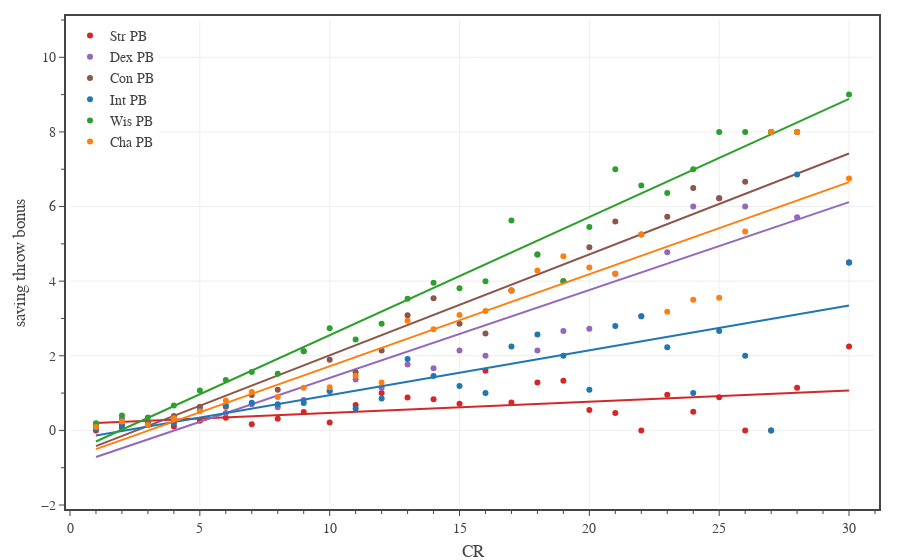

Notebook source saved alongside this figure:
### Code cell
# Saving throw proficiency bonus
columns = ['Str PB','Dex PB','Con PB','Int PB','Wis PB','Cha PB']
colors = ['#d62728','#9467bd','#8c564b','#1f77b4','#2ca02c','#ff7f0e']

df1 = df0[df0['Category'].isin(['generic','legendary','unique']) & df0['CR'].between(1, 30)]

# create figure
fig = go.Figure(
    layout=go.Layout(
        template=TFB_TEMPLATE,
        margin=dict(l=70, r=25, b=55, t=20, pad=4),
        xaxis=dict(
            title_text='CR',
            range=[0,31],
            tick0=0, dtick=5,
            minor=dict(tick0=0, dtick=1),
        ),
        yaxis=dict(
            title_text='saving throw bonus',
            range=[-2,11],
            tick0=0, dtick=2,
            minor=dict(tick0=0, dtick=1),
        ),
        legend=dict(
            xanchor='left', yanchor='top',
            x=0.00, y=1.00,
            orientation='v',
            tracegroupgap=0,
        )
    )
)

for column, color in zip(columns, colors):
    plot_mean_fit(fig, df1, 'CR', column, column, color)

# show figure
fig.show(config=TFB_CONFIG, width=600, height=450)
fig.update_layout(autosize=True)

# save figures
if SAVEFIGS:
    save_fig_html(fig, format='large', name='fig-saving-throw-proficiency-bonus-vs-cr-large')
    save_fig_html(fig, format='small', name='fig-saving-throw-proficiency-bonus-vs-cr-small')

### Figure 1 — Plotly figure (JSON) as saved in the notebook; plotly's stock layout.template omitted (floating-point values rounded to 4 significant figures)
{"data": [{"hovertemplate": "<b>Str PB</b><br>CR %{x:,.0f}<br>Mean %{y:,.1f}<br><extra></extra>", "legendgroup": "Str PB", "line": {"color": "#d62728"}, "mode": "markers", "name": "Str PB", "type": "scatter", "x": [1, 2, 3, 4, 5, 6, 7, 8, 9, 10, 11, 12, 13, 14, 15, 16, 17, 18, 19, 20, 21, 22, 23, 24, 25, 26, 27, 28, 30], "y": [0, 0.05747, 0.1439, 0.101, 0.2558, 0.338, 0.1644, 0.3117, 0.4898, 0.2105, 0.6829, 1, 0.8824, 0.8333, 0.7143, 1.6, 0.75, 1.286, 1.333, 0.5455, 0.4667, 0, 0.9545, 0.5, 0.8889, 0, 0, 1.143, 2.25]}, {"hoverinfo": "skip", "legendgroup": "Str PB", "line": {"color": "#d62728"}, "mode": "lines", "name": "Str PB", "showlegend": false, "type": "scatter", "x": [1, 2, 3, 4, 5, 6, 7, 8, 9, 10, 11, 12, 13, 14, 15, 16, 17, 18, 19, 20, 21, 22, 23, 24, 25, 26, 27, 28, 30], "y": [0.1959, 0.2259, 0.256, 0.286, 0.316, 0.346, 0.3761, 0.4061, 0.4361, 0.4662, 0.4962, 0.5262, 0.5562, 0.5863, 0.6163, 0.6463, 0.6764, 0.7064, 0.7364, 0.7665, 0.7965, 0.8265, 0.8565, 0.8866, 0.9166, 0.9466, 0.9767, 1.007, 1.067]}, {"hovertemplate": "<b>Dex PB</b><br>CR %{x:,.0f}<br>Mean %{y:,.1f}<br><extra></extra>", "legendgroup": "Dex PB", "line": {"color": "#9467bd"}, "mode": "markers", "name": "Dex PB", "type": "scatter", "x": [1, 2, 3, 4, 5, 6, 7, 8, 9, 10, 11, 12, 13, 14, 15, 16, 17, 18, 19, 20, 21, 22, 23, 24, 25, 26, 27, 28, 30], "y": [0.1754, 0.3218, 0.2302, 0.303, 0.6279, 0.4648, 0.6986, 0.6234, 0.8163, 1.053, 1.366, 1.143, 1.765, 1.667, 2.143, 2, 3.75, 2.143, 2.667, 2.727, 4.2, 3.062, 4.773, 6, 6.222, 6, 8, 5.714, 4.5]}, {"hoverinfo": "skip", "legendgroup": "Dex PB", "line": {"color": "#9467bd"}, "mode": "lines", "name": "Dex PB", "showlegend": false, "type": "scatter", "x": [1, 2, 3, 4, 5, 6, 7, 8, 9, 10, 11, 12, 13, 14, 15, 16, 17, 18, 19, 20, 21, 22, 23, 24, 25, 26, 27, 28, 30], "y": [-0.7148, -0.4792, -0.2436, -0.008016, 0.2276, 0.4632, 0.6987, 0.9343, 1.17, 1.406, 1.641, 1.877, 2.112, 2.348, 2.583, 2.819, 3.055, 3.29, 3.526, 3.761, 3.997, 4.233, 4.468, 4.704, 4.939, 5.175, 5.411, 5.646, 6.117]}, {"hovertemplate": "<b>Con PB</b><br>CR %{x:,.0f}<br>Mean %{y:,.1f}<br><extra></extra>", "legendgroup": "Con PB", "line": {"color": "#8c564b"}, "mode": "markers", "name": "Con PB", "type": "scatter", "x": [1, 2, 3, 4, 5, 6, 7, 8, 9, 10, 11, 12, 13, 14, 15, 16, 17, 18, 19, 20, 21, 22, 23, 24, 25, 26, 27, 28, 30], "y": [0.1053, 0.1609, 0.2158, 0.3838, 0.6279, 0.6338, 0.9452, 1.091, 2.122, 1.895, 1.561, 2.143, 3.088, 3.542, 2.857, 2.6, 3.75, 4.714, 4, 4.909, 5.6, 5.25, 5.727, 6.5, 6.222, 6.667, 8, 8, 4.5]}, {"hoverinfo": "skip", "legendgroup": "Con PB", "line": {"color": "#8c564b"}, "mode": "lines", "name": "Con PB", "showlegend": false, "type": "scatter", "x": [1, 2, 3, 4, 5, 6, 7, 8, 9, 10, 11, 12, 13, 14, 15, 16, 17, 18, 19, 20, 21, 22, 23, 24, 25, 26, 27, 28, 30], "y": [-0.4237, -0.1532, 0.1173, 0.3878, 0.6583, 0.9288, 1.199, 1.47, 1.74, 2.011, 2.281, 2.552, 2.822, 3.093, 3.363, 3.634, 3.905, 4.175, 4.446, 4.716, 4.987, 5.257, 5.528, 5.798, 6.069, 6.339, 6.61, 6.88, 7.421]}, {"hovertemplate": "<b>Int PB</b><br>CR %{x:,.0f}<br>Mean %{y:,.1f}<br><extra></extra>", "legendgroup": "Int PB", "line": {"color": "#1f77b4"}, "mode": "markers", "name": "Int PB", "type": "scatter", "x": [1, 2, 3, 4, 5, 6, 7, 8, 9, 10, 11, 12, 13, 14, 15, 16, 17, 18, 19, 20, 21, 22, 23, 24, 25, 26, 27, 28, 30], "y": [0.05263, 0.1149, 0.1439, 0.1818, 0.5349, 0.6761, 0.7397, 0.7013, 0.7347, 1.053, 0.5854, 0.8571, 1.912, 1.458, 1.19, 1, 2.25, 2.571, 2, 1.091, 2.8, 3.062, 2.227, 1, 2.667, 2, 0, 6.857, 4.5]}, {"hoverinfo": "skip", "legendgroup": "Int PB", "line": {"color": "#1f77b4"}, "mode": "lines", "name": "Int PB", "showlegend": false, "type": "scatter", "x": [1, 2, 3, 4, 5, 6, 7, 8, 9, 10, 11, 12, 13, 14, 15, 16, 17, 18, 19, 20, 21, 22, 23, 24, 25, 26, 27, 28, 30], "y": [-0.1359, -0.01579, 0.1044, 0.2245, 0.3447, 0.4648, 0.585, 0.7052, 0.8253, 0.9455, 1.066, 1.186, 1.306, 1.426, 1.546, 1.666, 1.787, 1.907, 2.027, 2.147, 2.267, 2.387, 2.508, 2.628, 2.748, 2.868, 2.988, 3.108, 3.349]}, {"hovertemplate": "<b>Wis PB</b><br>CR %{x:,.0f}<br>Mean %{y:,.1f}<br><extra></extra>", "legendgroup": "Wis PB", "line": {"color": "#2ca02c"}, "mode": "markers", "name": "Wis PB", "type": "scatter", "x": [1, 2, 3, 4, 5, 6, 7, 8, 9, 10, 11, 12, 13, 14, 15, 16, 17, 18, 19, 20, 21, 22, 23, 24, 25, 26, 27, 28, 30], "y": [0.193, 0.4023, 0.3453, 0.6667, 1.07, 1.352, 1.562, 1.519, 2.122, 2.737, 2.439, 2.857, 3.529, 3.958, 3.81, 4, 5.625, 4.714, 4, 5.455, 7, 6.562, 6.364, 7, 8, 8, 8, 8, 9]}, {"hoverinfo": "skip", "legendgroup": "Wis PB", "line": {"color": "#2ca02c"}, "mode": "lines", "name": "Wis PB", "showlegend": false, "type": "scatter", "x": [1, 2, 3, 4, 5, 6, 7, 8, 9, 10, 11, 12, 13, 14, 15, 16, 17, 18, 19, 20, 21, 22, 23, 24, 25, 26, 27, 28, 30], "y": [-0.2979, 0.0189, 0.3357, 0.6524, 0.9692, 1.286, 1.603, 1.919, 2.236, 2.553, 2.87, 3.186, 3.503, 3.82, 4.137, 4.454, 4.77, 5.087, 5.404, 5.721, 6.037, 6.354, 6.671, 6.988, 7.304, 7.621, 7.938, 8.255, 8.888]}, {"hovertemplate": "<b>Cha PB</b><br>CR %{x:,.0f}<br>Mean %{y:,.1f}<br><extra></extra>", "legendgroup": "Cha PB", "line": {"color": "#ff7f0e"}, "mode": "markers", "name": "Cha PB", "type": "scatter", "x": [1, 2, 3, 4, 5, 6, 7, 8, 9, 10, 11, 12, 13, 14, 15, 16, 17, 18, 19, 20, 21, 22, 23, 24, 25, 26, 27, 28, 30], "y": [0.08772, 0.2414, 0.1439, 0.3232, 0.5116, 0.8028, 1.027, 0.8961, 1.143, 1.158, 1.463, 1.286, 2.941, 2.708, 3.095, 3.2, 3.75, 4.286, 4.667, 4.364, 4.2, 5.25, 3.182, 3.5, 3.556, 5.333, 8, 8, 6.75]}, {"hoverinfo": "skip", "legendgroup": "Cha PB", "line": {"color": "#ff7f0e"}, "mode": "lines", "name": "Cha PB", "showlegend": false, "type": "scatter", "x": [1, 2, 3, 4, 5, 6, 7, 8, 9, 10, 11, 12, 13, 14, 15, 16, 17, 18, 19, 20, 21, 22, 23, 24, 25, 26, 27, 28, 30], "y": [-0.502, -0.2552, -0.008502, 0.2382, 0.485, 0.7317, 0.9785, 1.225, 1.472, 1.719, 1.965, 2.212, 2.459, 2.706, 2.952, 3.199, 3.446, 3.693, 3.939, 4.186, 4.433, 4.68, 4.926, 5.173, 5.42, 5.667, 5.913, 6.16, 6.653]}], "layout": {"legend": {"orientation": "v", "tracegroupgap": 0, "x": 0, "xanchor": "left", "y": 1, "yanchor": "top"}, "margin": {"b": 55, "l": 70, "pad": 4, "r": 25, "t": 20}, "xaxis": {"dtick": 5, "minor": {"dtick": 1, "tick0": 0}, "range": [0, 31], "tick0": 0, "title": {"text": "CR"}}, "yaxis": {"dtick": 2, "minor": {"dtick": 1, "tick0": 0}, "range": [-2, 11], "tick0": 0, "title": {"text": "saving throw bonus"}}}}
